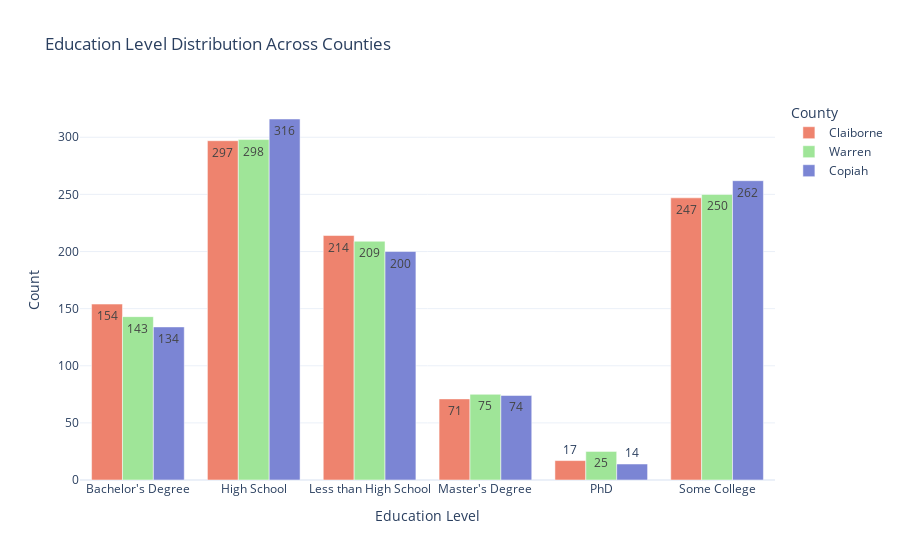

Here is the notebook cell this chart was saved with:
### Code cell
# Comparison of education level distributions across the three counties

# Count occurrences of each Education Level per County
education_counts = combined_df.groupby(['Education Level', 'County']).size().reset_index(name='Count')

# Create the bar chart
fig = px.bar(
    education_counts,
    x='Education Level',
    y='Count',
    color='County',
    barmode='group',
    title='Education Level Distribution Across Counties',
    labels={'Education Level': 'Education Level', 'Count': 'Count'},
    category_orders={"County": ["Claiborne", "Warren", "Copiah"]},
    template='plotly_white',
    color_discrete_map={'Claiborne': '#ee836e', 'Warren': '#9fe598', 'Copiah': '#7b85d4'},
    text='Count'
)

fig.update_layout(xaxis_title="Education Level", yaxis_title="Count")
fig.show()

### Figure 1 — Plotly figure (JSON) as saved in the notebook; plotly's stock layout.template omitted (floating-point values rounded to 4 significant figures)
{"data": [{"alignmentgroup": "True", "hovertemplate": "County=Claiborne<br>Education Level=%{x}<br>Count=%{text}<extra></extra>", "legendgroup": "Claiborne", "marker": {"color": "#ee836e", "pattern": {"shape": ""}}, "name": "Claiborne", "offsetgroup": "Claiborne", "orientation": "v", "showlegend": true, "text": [154.0, 297.0, 214.0, 71.0, 17.0, 247.0], "textposition": "auto", "type": "bar", "x": ["Bachelor's Degree", "High School", "Less than High School", "Master's Degree", "PhD", "Some College"], "xaxis": "x", "y": [154, 297, 214, 71, 17, 247], "yaxis": "y"}, {"alignmentgroup": "True", "hovertemplate": "County=Warren<br>Education Level=%{x}<br>Count=%{text}<extra></extra>", "legendgroup": "Warren", "marker": {"color": "#9fe598", "pattern": {"shape": ""}}, "name": "Warren", "offsetgroup": "Warren", "orientation": "v", "showlegend": true, "text": [143.0, 298.0, 209.0, 75.0, 25.0, 250.0], "textposition": "auto", "type": "bar", "x": ["Bachelor's Degree", "High School", "Less than High School", "Master's Degree", "PhD", "Some College"], "xaxis": "x", "y": [143, 298, 209, 75, 25, 250], "yaxis": "y"}, {"alignmentgroup": "True", "hovertemplate": "County=Copiah<br>Education Level=%{x}<br>Count=%{text}<extra></extra>", "legendgroup": "Copiah", "marker": {"color": "#7b85d4", "pattern": {"shape": ""}}, "name": "Copiah", "offsetgroup": "Copiah", "orientation": "v", "showlegend": true, "text": [134.0, 316.0, 200.0, 74.0, 14.0, 262.0], "textposition": "auto", "type": "bar", "x": ["Bachelor's Degree", "High School", "Less than High School", "Master's Degree", "PhD", "Some College"], "xaxis": "x", "y": [134, 316, 200, 74, 14, 262], "yaxis": "y"}], "layout": {"barmode": "group", "legend": {"title": {"text": "County"}, "tracegroupgap": 0}, "title": {"text": "Education Level Distribution Across Counties"}, "xaxis": {"anchor": "y", "domain": [0, 1], "title": {"text": "Education Level"}}, "yaxis": {"anchor": "x", "domain": [0, 1], "title": {"text": "Count"}}}}
